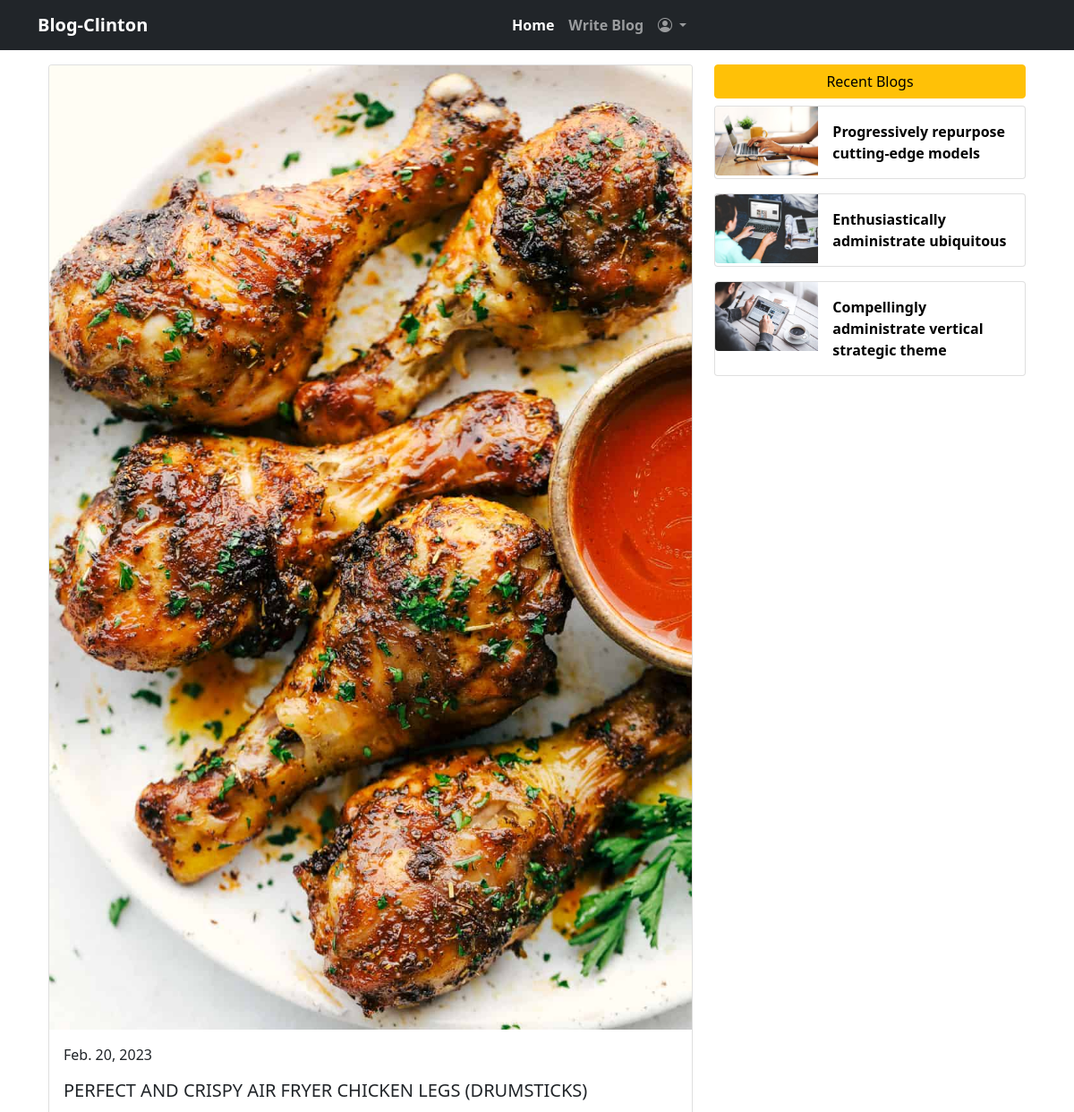
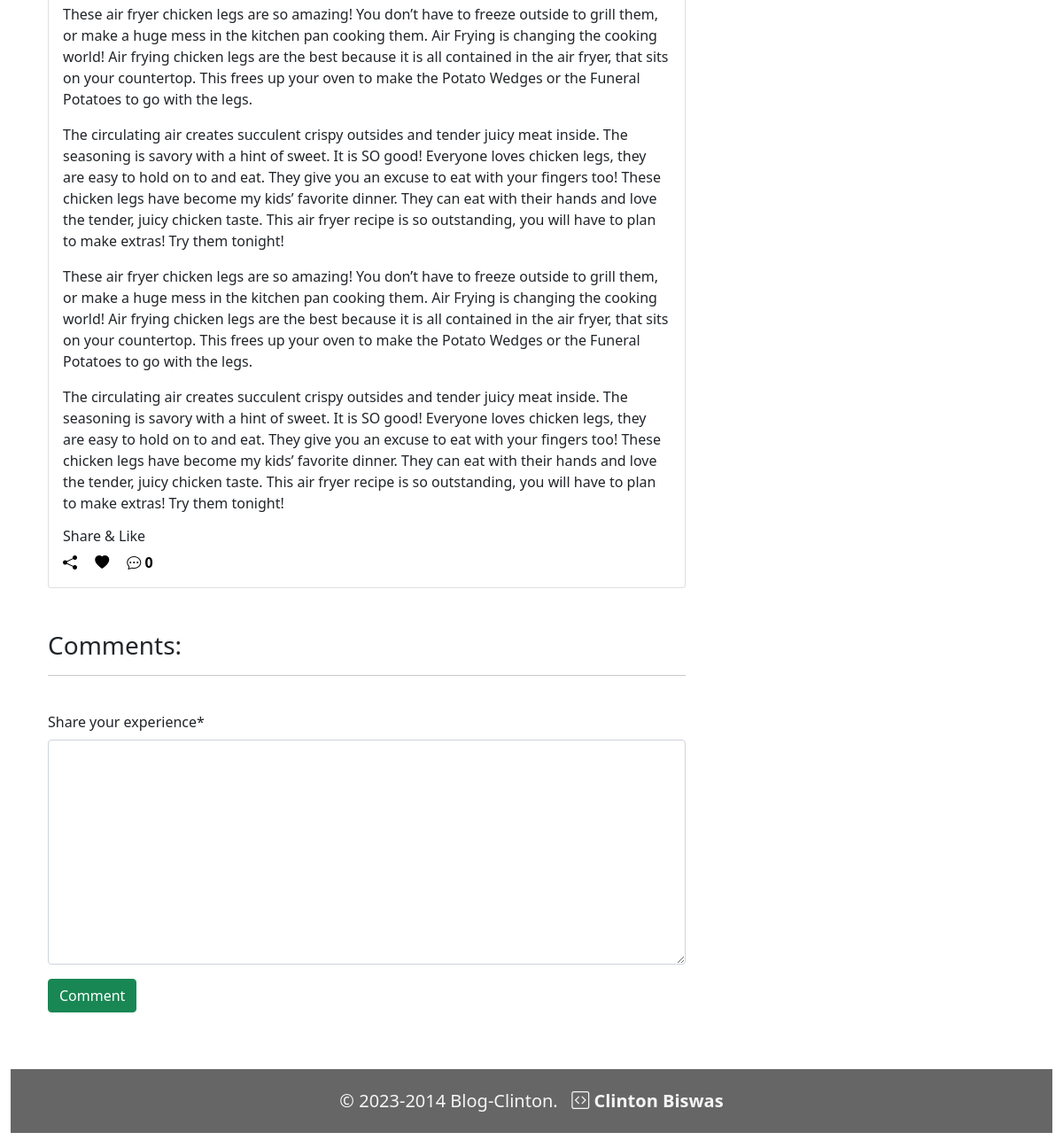
The page /blog-details/perfect-and-crispy-air-fryer-chicken-legs-drumsticks (signed in) on the database its author committed (2 pictures, top to bottom).
### blog/models.py (models this page shows, shortened)
class Blog(models.Model):
    user = models.ForeignKey(User, on_delete=models.CASCADE, related_name='user_blog')
    category = models.ForeignKey(Category, on_delete=models.CASCADE, related_name='category_blog', blank=True)
    likes = models.ManyToManyField(User, related_name='user_likes', blank=True)
    title = models.CharField(max_length=350)
    slug = models.SlugField(max_length=255, null=True, blank=True)
    blog_image = models.ImageField(upload_to='blog_images')
    description = models.TextField()
    created = models.DateField(auto_now_add=True)
    updated = models.DateField(auto_now_add=True)

### blog/views.py (the view, shortened to what this page needs)
# urls.py: path('blog-details/<slug:slug>', views.BlogDetails, name='blog_details'),
@login_required
def BlogDetails(request, slug):
    blog = Blog.objects.get(slug=slug)
    blog_list = Blog.objects.order_by('created')
    already_liked = Likes.objects.filter(blog=blog, user= request.user)
    if already_liked:
        liked = True
    else:
        liked = False
    form = BlogComment()
    dict={'blog':blog, 'blog_list': blog_list, 'form':form, 'liked':liked,}
    return render(request, 'Blog/blog_details.html', context=dict)

### blog/forms.py
class BlogComment(forms.ModelForm):
    class Meta:
        model = Comment
        fields = ('text',)

### templates/Blog/blog_details.html (shortened to what this page needs)
{% extends 'base.html' %}
{% load static %}
{% load crispy_forms_tags %}
{% block content %}
    <div class="container mt-3">
        <div class="row">
            <div class="col-sm-8">
                <div class="card mb-3">
                    <img src="{{blog.blog_image.url}}" class="card-img-top" alt="...">
                    <div class="card-body">
                      <p class="card-text">{{blog.created}}</p>
                      <h5 class="card-title">{{blog.title}}</h5>
                      <p class="card-text">{{blog.description|linebreaks}}</p>
                      <h6 class="card-title">Share & Like</h6>
                      <a href="#" class="card-link"><i class="bi bi-share-fill"></i></a>
                      <a href="#" class="card-link"><i class="bi bi-heart-fill"></i></a>
                      <a href="#" class="card-link text-decoration-none"><i class="bi bi-chat-dots"></i>&nbsp;{{blog.user_blog.count}}</a>
                    </div>
                  </div>
            </div>
            <div class="col-sm-4">
                <div class="d-grid gap-2 mb-2">
                    <button class="btn btn-warning" type="button">Recent Blogs</button>
                  </div>
                  {% for blogs in blog_list|slice:"3" %}
                  <div class="card mb-3">
                    <div class="row g-0">
                      <div class="col-md-4">
                        <img src="{{blogs.blog_image.url}}" class="img-fluid rounded-start" alt="...">
                      </div>
                      <div class="col-md-8">
                        <div class="card-body">
                            <a href="{% url 'blog:blog_details' slug=blogs.slug %}" class="card-title text-decoration-none">{{blogs.title|slice:50}}</a>
                        </div>
                      </div>
                    </div>
                  </div>
                  {% endfor %}
            </div>
        </div>
        <div class="row mt-3">
            <div class="col-sm-8">
                <div class="mt-3">
                    <h3>Comments:</h3>
                    <hr>
                    <div class="mt-3">
                        <div class="row">
                          <div class="col-sm-5 col-md-6 col-12 pb-2">
                          </div>
                        </div>
                    </div>
                </div>
                <div class="mt-3 mb-5">
                    <form action="" method="POST">
                        {{form|crispy}}
                        <button class="btn btn-success">Comment</button>
                    </form>
                </div>
            </div>
        </div>
    </div>
{% endblock content %}

### static/main.css (style rules this page uses)
body { overflow-x: hidden; }
h1,a { color: rgb(2, 2, 2);; font-weight: 600; }

### rows shown on the page
Blog: blog_image (picture), created "Feb. 20, 2023", title "PERFECT AND CRISPY AIR FRYER CHICKEN LEGS (DRUMSTICKS)", description "These air fryer chicken legs are so amazing! You don’t have to freeze outside to grill them, or make a huge mess in the kitchen pan cooking them. Air Frying is changing the cooking world! Air frying chicken legs are the best because it is all contained in the air fryer, that sits on your countertop. This frees up your oven to make the Potato Wedges or the Funeral Potatoes to go with the legs. The circulating air creates succulent crispy outsides and tender juicy meat inside. The seasoning is savory with a hint of sweet. It is SO good! Everyone loves chicken legs, they are easy to hold on to and eat. They give you an excuse to eat with your fingers too! These chicken legs have become my…", user_blog.count "0"
Blog: blog_image (picture), title "Progressively repurpose cutting-edge models"
Blog: blog_image (picture), title "Enthusiastically administrate ubiquitous"
Blog: blog_image (picture), title "Compellingly administrate vertical strategic theme"
